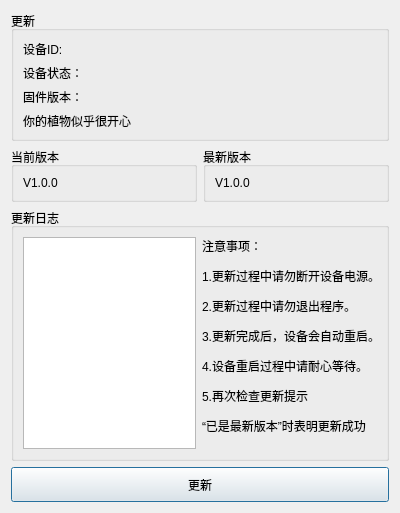
<?xml version="1.0" encoding="UTF-8"?>
<ui version="4.0">
 <class>form</class>
 <widget class="QDialog" name="form">
  <property name="geometry">
   <rect>
    <x>0</x>
    <y>0</y>
    <width>400</width>
    <height>428</height>
   </rect>
  </property>
  <property name="windowTitle">
   <string>Dialog</string>
  </property>
  <layout class="QVBoxLayout" name="verticalLayout">
   <item>
    <widget class="QGroupBox" name="groupBox_5">
     <property name="maximumSize">
      <size>
       <width>16777215</width>
       <height>130</height>
      </size>
     </property>
     <property name="title">
      <string>更新</string>
     </property>
     <layout class="QVBoxLayout" name="verticalLayout_7">
      <item>
       <layout class="QHBoxLayout" name="horizontalLayout_2">
        <item>
         <layout class="QVBoxLayout" name="verticalLayout_6">
          <item>
           <widget class="QLabel" name="label_6">
            <property name="text">
             <string>设备ID:</string>
            </property>
           </widget>
          </item>
          <item>
           <widget class="QLabel" name="label_7">
            <property name="text">
             <string>设备状态：</string>
            </property>
           </widget>
          </item>
          <item>
           <widget class="QLabel" name="label_8">
            <property name="text">
             <string>固件版本：</string>
            </property>
           </widget>
          </item>
          <item>
           <widget class="QLabel" name="label">
            <property name="text">
             <string>你的植物似乎很开心</string>
            </property>
           </widget>
          </item>
         </layout>
        </item>
        <item>
         <widget class="QWidget" name="widget" native="true">
          <property name="maximumSize">
           <size>
            <width>16777215</width>
            <height>50</height>
           </size>
          </property>
         </widget>
        </item>
       </layout>
      </item>
     </layout>
    </widget>
   </item>
   <item>
    <layout class="QHBoxLayout" name="horizontalLayout_4">
     <item>
      <widget class="QGroupBox" name="groupBox_4">
       <property name="title">
        <string>当前版本</string>
       </property>
       <layout class="QVBoxLayout" name="verticalLayout_2">
        <item>
         <widget class="QLabel" name="label_3">
          <property name="text">
           <string>V1.0.0</string>
          </property>
         </widget>
        </item>
       </layout>
      </widget>
     </item>
     <item>
      <widget class="QGroupBox" name="groupBox_2">
       <property name="title">
        <string>最新版本</string>
       </property>
       <layout class="QVBoxLayout" name="verticalLayout_5">
        <item>
         <widget class="QLabel" name="label_5">
          <property name="text">
           <string>V1.0.0</string>
          </property>
         </widget>
        </item>
       </layout>
      </widget>
     </item>
    </layout>
   </item>
   <item>
    <widget class="QGroupBox" name="groupBox">
     <property name="title">
      <string>更新日志</string>
     </property>
     <layout class="QHBoxLayout" name="horizontalLayout">
      <item>
       <widget class="QTextBrowser" name="textBrowser">
        <property name="minimumSize">
         <size>
          <width>0</width>
          <height>0</height>
         </size>
        </property>
       </widget>
      </item>
      <item>
       <widget class="QLabel" name="label_2">
        <property name="minimumSize">
         <size>
          <width>175</width>
          <height>0</height>
         </size>
        </property>
        <property name="text">
         <string>&lt;html&gt;&lt;head/&gt;&lt;body&gt;&lt;p align=&quot;justify&quot;&gt;注意事项：&lt;/p&gt;&lt;p align=&quot;justify&quot;&gt;1.更新过程中请勿断开设备电源。&lt;/p&gt;&lt;p align=&quot;justify&quot;&gt;2.更新过程中请勿退出程序。&lt;/p&gt;&lt;p align=&quot;justify&quot;&gt;3.更新完成后，设备会自动重启。&lt;/p&gt;&lt;p align=&quot;justify&quot;&gt;4.设备重启过程中请耐心等待。&lt;/p&gt;&lt;p align=&quot;justify&quot;&gt;5.再次检查更新提示&lt;/p&gt;&lt;p align=&quot;justify&quot;&gt;“已是最新版本”时表明更新成功&lt;br/&gt;&lt;/p&gt;&lt;/body&gt;&lt;/html&gt;</string>
        </property>
       </widget>
      </item>
     </layout>
    </widget>
   </item>
   <item>
    <widget class="QPushButton" name="pushButton">
     <property name="minimumSize">
      <size>
       <width>0</width>
       <height>35</height>
      </size>
     </property>
     <property name="text">
      <string>更新</string>
     </property>
    </widget>
   </item>
  </layout>
 </widget>
 <resources/>
 <connections/>
</ui>
